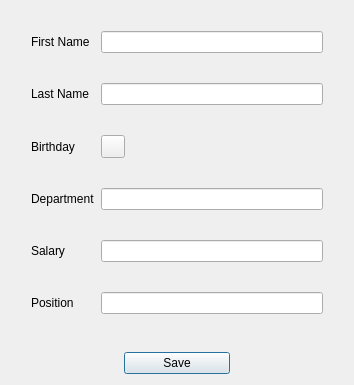
<?xml version="1.0" encoding="UTF-8"?>
<ui version="4.0">
 <class>Dialog</class>
 <widget class="QDialog" name="Dialog">
  <property name="geometry">
   <rect>
    <x>0</x>
    <y>0</y>
    <width>354</width>
    <height>385</height>
   </rect>
  </property>
  <property name="windowTitle">
   <string>Dialog</string>
  </property>
  <layout class="QGridLayout" name="gridLayout" columnstretch="1,1,1">
   <item row="0" column="0" colspan="3">
    <layout class="QFormLayout" name="formLayout">
     <property name="verticalSpacing">
      <number>30</number>
     </property>
     <property name="leftMargin">
      <number>20</number>
     </property>
     <property name="topMargin">
      <number>20</number>
     </property>
     <property name="rightMargin">
      <number>20</number>
     </property>
     <property name="bottomMargin">
      <number>20</number>
     </property>
     <item row="0" column="0">
      <widget class="QLabel" name="firstNameLabel">
       <property name="text">
        <string>First Name</string>
       </property>
      </widget>
     </item>
     <item row="0" column="1">
      <widget class="QLineEdit" name="firstNameLineEdit"/>
     </item>
     <item row="1" column="0">
      <widget class="QLabel" name="lastNameLabel">
       <property name="text">
        <string>Last Name</string>
       </property>
      </widget>
     </item>
     <item row="1" column="1">
      <widget class="QLineEdit" name="lastNameLineEdit"/>
     </item>
     <item row="2" column="0">
      <widget class="QLabel" name="birthdayLabel">
       <property name="text">
        <string>Birthday</string>
       </property>
      </widget>
     </item>
     <item row="2" column="1">
      <widget class="QToolButton" name="birthdayToolButton">
       <property name="text">
        <string/>
       </property>
      </widget>
     </item>
     <item row="3" column="0">
      <widget class="QLabel" name="departmentLabel">
       <property name="text">
        <string>Department</string>
       </property>
      </widget>
     </item>
     <item row="3" column="1">
      <widget class="QLineEdit" name="departmentLineEdit"/>
     </item>
     <item row="4" column="0">
      <widget class="QLabel" name="salaryLabel">
       <property name="text">
        <string>Salary</string>
       </property>
      </widget>
     </item>
     <item row="4" column="1">
      <widget class="QLineEdit" name="salaryLineEdit"/>
     </item>
     <item row="5" column="0">
      <widget class="QLabel" name="positionLabel">
       <property name="text">
        <string>Position</string>
       </property>
      </widget>
     </item>
     <item row="5" column="1">
      <widget class="QLineEdit" name="positionLineEdit"/>
     </item>
    </layout>
   </item>
   <item row="1" column="0">
    <spacer name="horizontalSpacer">
     <property name="orientation">
      <enum>Qt::Horizontal</enum>
     </property>
     <property name="sizeHint" stdset="0">
      <size>
       <width>105</width>
       <height>20</height>
      </size>
     </property>
    </spacer>
   </item>
   <item row="1" column="1">
    <widget class="QPushButton" name="pushButton">
     <property name="text">
      <string>Save</string>
     </property>
    </widget>
   </item>
   <item row="1" column="2">
    <spacer name="horizontalSpacer_2">
     <property name="orientation">
      <enum>Qt::Horizontal</enum>
     </property>
     <property name="sizeHint" stdset="0">
      <size>
       <width>105</width>
       <height>20</height>
      </size>
     </property>
    </spacer>
   </item>
  </layout>
 </widget>
 <resources/>
 <connections/>
</ui>
